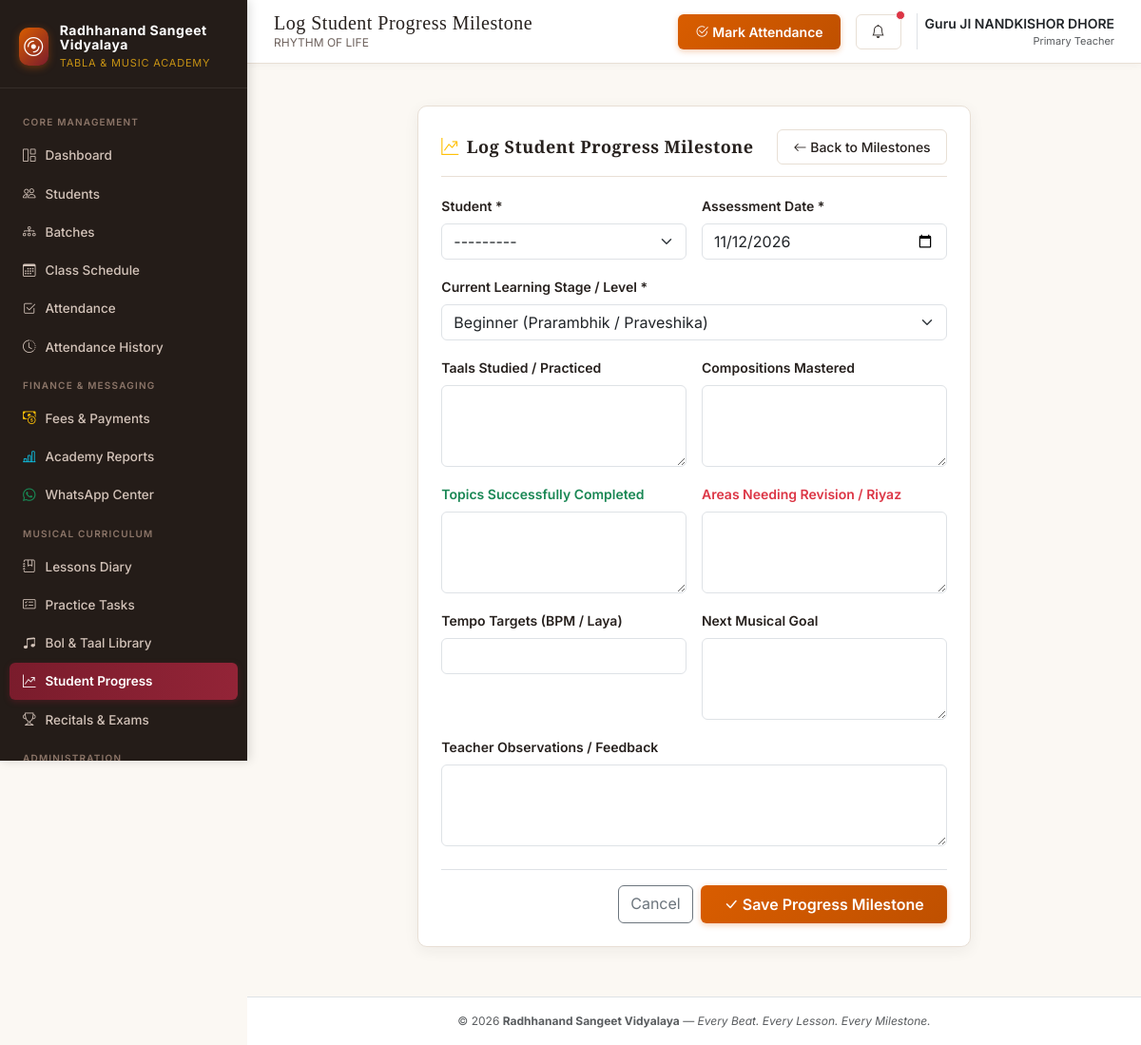
Screenshot of /progress/add/ (signed in) with the database file from the repository.
### academy/models.py (models this page shows, shortened)
class AcademySettings(models.Model):
    academy_name = models.CharField(max_length=200, default="Radhhanand Sangeet Vidyalaya")
    tagline = models.CharField(max_length=255, default="Every Beat. Every Lesson. Every Milestone.")
    teacher_name = models.CharField(max_length=150, default="Guru Ji")
    phone = models.CharField(max_length=25, blank=True, default="+91 98765 43210", help_text="Official academy contact phone")
    email = models.EmailField(blank=True, default="contact@radhhanand.org", help_text="Official academy email")
    address = models.TextField(blank=True, default="Radhhanand Sangeet Vidyalaya, India", help_text="Academy premises address")
    whatsapp_number = models.CharField(max_length=25, blank=True, default="+91 98765 43210", help_text="Official academy WhatsApp number")
    attendance_threshold = models.FloatField(
        default=75.0,
        help_text="Attendance percentage threshold below which alerts are flagged (e.g. 75%)"
    )
    consecutive_absence_threshold = models.PositiveIntegerField(
        default=3,
        help_text="Number of consecutive conducted sessions missed before an alert triggers"
    )
    currency_symbol = models.CharField(max_length=10, default="₹")
    date_format = models.CharField(max_length=30, default="YYYY-MM-DD")
    enable_fees = models.BooleanField(default=True, help_text="Enable or disable fee management module")
    enable_late_status = models.BooleanField(default=False, help_text="Enable 'Late' as an attendance status")
    default_class_duration = models.PositiveIntegerField(default=60, help_text="Default duration in minutes")
    updated_at = models.DateTimeField(auto_now=True)
    class Meta:
        verbose_name = "Academy Settings"
        verbose_name_plural = "Academy Settings"
    @classmethod
    def get_settings(cls):
        settings_obj = cls.objects.first()
        if not settings_obj:
            settings_obj = cls.objects.create(academy_name="Radhhanand Sangeet Vidyalaya")
        elif settings_obj.academy_name != "Radhhanand Sangeet Vidyalaya":
            settings_obj.academy_name = "Radhhanand Sangeet Vidyalaya"
            settings_obj.save(update_fields=['academy_name'])
        return settings_obj

class Student(models.Model):
    STATUS_CHOICES = [
        ('active', 'Active'),
        ('paused', 'Temporarily Paused'),
        ('discontinued', 'Discontinued'),
    ]
    LEVEL_CHOICES = [
        ('beginner', 'Beginner (Prarambhik / Praveshika)'),
        ('intermediate', 'Intermediate (Madhyama Purna)'),
        ('advanced', 'Advanced (Visharad)'),
        ('mastery', 'Mastery (Alankar / Kovid)'),
    ]
    student_id = models.CharField(max_length=40, unique=True, db_index=True)
    first_name = models.CharField(max_length=100)
    last_name = models.CharField(max_length=100)
    phone = models.CharField(max_length=25, blank=True)
    email = models.EmailField(blank=True)
    guardian_name = models.CharField(max_length=150, blank=True)
    guardian_phone = models.CharField(max_length=25, blank=True)
    guardian_whatsapp = models.CharField(max_length=25, blank=True, help_text="WhatsApp contact for class reminders & receipts")
    address = models.TextField(blank=True, help_text="Residential or correspondence address")
    monthly_fee = models.DecimalField(max_digits=10, decimal_places=2, default=Decimal('0.00'), help_text="Monthly tuition fee (₹)")
    date_of_birth = models.DateField(null=True, blank=True)
    enrollment_date = models.DateField(default=timezone.now)
    level = models.CharField(max_length=30, choices=LEVEL_CHOICES, default='beginner')
    status = models.CharField(max_length=30, choices=STATUS_CHOICES, default='active')
    is_archived = models.BooleanField(default=False, help_text="Archived student status")
    whatsapp_opt_out = models.BooleanField(default=False, help_text="Parent opted out of WhatsApp reminders & receipts")
    notes = models.TextField(blank=True)
    created_at = models.DateTimeField(auto_now_add=True)
    updated_at = models.DateTimeField(auto_now=True)
    class Meta:
        ordering = ['student_id']
    def __str__(self):
        return f"{self.student_id} - {self.full_name}"
    @property
    def full_name(self):
        return f"{self.first_name} {self.last_name}".strip()

### academy/views.py (the view)
# urls.py: path('progress/add/', views.progress_create, name='progress_create'),
@login_required
def progress_create(request):
    student_id = request.GET.get('student')
    initial = {}
    if student_id:
        student = get_object_or_404(Student, id=student_id)
        initial['student'] = student
        initial['current_level'] = student.level
    if request.method == 'POST':
        form = StudentProgressForm(request.POST)
        if form.is_valid():
            progress = form.save()
            messages.success(request, f"Progress milestone logged for {progress.student.full_name}.")
            return redirect('student_detail', student_id=progress.student.id)
    else:
        form = StudentProgressForm(initial=initial)
    return render(request, 'academy/progress/progress_form.html', {'form': form, 'title': 'Log Student Progress Milestone'})

### academy/templates/academy/progress/progress_form.html (shortened to what this page needs)
{% extends 'academy/base.html' %}
{% block page_title %}{{ title }}{% endblock %}
{% block content %}
<div class="row justify-content-center">
    <div class="col-12 col-lg-8">
        <div class="taal-card">
            <div class="taal-card-header">
                <h3 class="taal-card-title"><i class="bi bi-graph-up-arrow text-warning"></i> {{ title }}</h3>
                <a href="{% url 'progress_list' %}" class="btn btn-sm btn-taal-outline"><i class="bi bi-arrow-left"></i> Back to Milestones</a>
            </div>
            <form method="POST" novalidate>
                <div class="row g-3 mb-3">
                    <div class="col-12 col-md-6">
                        <label class="form-label small fw-semibold">Student *</label>
                        {{ form.student }}
                    </div>
                    <div class="col-12 col-md-6">
                        <label class="form-label small fw-semibold">Assessment Date *</label>
                        {{ form.date }}
                    </div>
                </div>
                <div class="mb-3">
                    <label class="form-label small fw-semibold">Current Learning Stage / Level *</label>
                    {{ form.current_level }}
                </div>
                <div class="row g-3 mb-3">
                    <div class="col-12 col-md-6">
                        <label class="form-label small fw-semibold">Taals Studied / Practiced</label>
                        {{ form.taals_studied }}
                    </div>
                    <div class="col-12 col-md-6">
                        <label class="form-label small fw-semibold">Compositions Mastered</label>
                        {{ form.compositions_studied }}
                    </div>
                </div>
                <div class="row g-3 mb-3">
                    <div class="col-12 col-md-6">
                        <label class="form-label small fw-semibold text-success">Topics Successfully Completed</label>
                        {{ form.topics_completed }}
                    </div>
                    <div class="col-12 col-md-6">
                        <label class="form-label small fw-semibold text-danger">Areas Needing Revision / Riyaz</label>
                        {{ form.topics_needing_revision }}
                    </div>
                </div>
                <div class="row g-3 mb-3">
                    <div class="col-12 col-md-6">
                        <label class="form-label small fw-semibold">Tempo Targets (BPM / Laya)</label>
                        {{ form.tempo_targets }}
                    </div>
                    <div class="col-12 col-md-6">
                        <label class="form-label small fw-semibold">Next Musical Goal</label>
                        {{ form.next_goal }}
                    </div>
                </div>
                <div class="mb-4">
                    <label class="form-label small fw-semibold">Teacher Observations / Feedback</label>
                    {{ form.feedback }}
                </div>
                <div class="d-flex justify-content-end gap-2 pt-3 border-top">
                    <a href="{% url 'progress_list' %}" class="btn btn-outline-secondary">Cancel</a>
                    <button type="submit" class="btn btn-taal-primary px-4"><i class="bi bi-check-lg"></i> Save Progress Milestone</button>
                </div>
            </form>
        </div>
    </div>
</div>
{% endblock %}

### academy/templates/academy/base.html (shortened to what this page needs)
{% load static %}
<!DOCTYPE html>
<html lang="en">
<head>
    <link href="https://cdn.jsdelivr.net/npm/bootstrap@5.3.3/dist/css/bootstrap.min.css" rel="stylesheet">
    <link rel="stylesheet" href="https://cdn.jsdelivr.net/npm/bootstrap-icons@1.11.3/font/bootstrap-icons.min.css">
    <link rel="stylesheet" href="{% static 'academy/css/taal.css' %}">
</head>
<body>
    <div class="app-container">
        {% if user.is_authenticated %}
        <aside class="app-sidebar no-print" id="appSidebar">
            <div class="sidebar-header d-flex justify-content-between align-items-center">
                <a href="{% url 'dashboard' %}" class="brand-badge text-decoration-none">
                    <div class="brand-icon">
                        <i class="bi bi-disc"></i>
                    </div>
                    <div>
                        <div class="brand-title" style="font-size: 14px; font-weight: 700; letter-spacing: 0.5px;">Radhhanand Sangeet Vidyalaya</div>
                        <div class="brand-subtitle" style="font-size: 11px; color: #C69214;">Tabla & Music Academy</div>
                    </div>
                </a>
            </div>
            <nav class="sidebar-nav">
                <div class="nav-section-title">Core Management</div>
                <a href="{% url 'dashboard' %}" class="nav-link-custom {% if request.resolver_match.url_name == 'dashboard' %}active{% endif %}">
                    <span class="nav-left"><i class="bi bi-grid-1x2"></i> Dashboard</span>
                </a>
                <a href="{% url 'student_list' %}" class="nav-link-custom {% if 'student' in request.resolver_match.url_name %}active{% endif %}">
                    <span class="nav-left"><i class="bi bi-people"></i> Students</span>
                </a>
                <a href="{% url 'batch_list' %}" class="nav-link-custom {% if 'batch' in request.resolver_match.url_name %}active{% endif %}">
                    <span class="nav-left"><i class="bi bi-diagram-3"></i> Batches</span>
                </a>
                <a href="{% url 'session_list' %}" class="nav-link-custom {% if 'session' in request.resolver_match.url_name %}active{% endif %}">
                    <span class="nav-left"><i class="bi bi-calendar3"></i> Class Schedule</span>
                </a>
                <a href="{% url 'attendance_hub' %}" class="nav-link-custom {% if request.resolver_match.url_name == 'attendance_hub' or request.resolver_match.url_name == 'attendance_mark' %}active{% endif %}">
                    <span class="nav-left"><i class="bi bi-check2-square"></i> Attendance</span>
                </a>
                <a href="{% url 'attendance_history' %}" class="nav-link-custom {% if request.resolver_match.url_name == 'attendance_history' or request.resolver_match.url_name == 'attendance_audit_list' %}active{% endif %}">
                    <span class="nav-left"><i class="bi bi-clock-history"></i> Attendance History</span>
                </a>
                <div class="nav-section-title">Finance & Messaging</div>
                <a href="{% url 'fee_dashboard' %}" class="nav-link-custom {% if 'fee' in request.resolver_match.url_name or 'payment' in request.resolver_match.url_name or 'receipt' in request.resolver_match.url_name %}active{% endif %}">
                    <span class="nav-left"><i class="bi bi-cash-coin text-warning"></i> Fees & Payments</span>
                </a>
                <a href="{% url 'attendance_reports' %}" class="nav-link-custom {% if 'report' in request.resolver_match.url_name %}active{% endif %}">
                    <span class="nav-left"><i class="bi bi-bar-chart-line text-info"></i> Academy Reports</span>
                </a>
                <a href="{% url 'whatsapp_hub' %}" class="nav-link-custom {% if 'whatsapp' in request.resolver_match.url_name %}active{% endif %}">
                    <span class="nav-left"><i class="bi bi-whatsapp text-success"></i> WhatsApp Center</span>
                </a>
                <div class="nav-section-title">Musical Curriculum</div>
                <a href="{% url 'lesson_list' %}" class="nav-link-custom {% if 'lesson' in request.resolver_match.url_name %}active{% endif %}">
                    <span class="nav-left"><i class="bi bi-journal-bookmark"></i> Lessons Diary</span>
                </a>
                <a href="{% url 'assignment_list' %}" class="nav-link-custom {% if 'assignment' in request.resolver_match.url_name %}active{% endif %}">
                    <span class="nav-left"><i class="bi bi-card-checklist"></i> Practice Tasks</span>
                </a>
                <a href="{% url 'taal_list' %}" class="nav-link-custom {% if 'library' in request.resolver_match.url_name or 'taal' in request.resolver_match.url_name or 'composition' in request.resolver_match.url_name %}active{% endif %}">
                    <span class="nav-left"><i class="bi bi-music-note-beamed"></i> Bol & Taal Library</span>
                </a>
                <a href="{% url 'progress_list' %}" class="nav-link-custom {% if 'progress' in request.resolver_match.url_name %}active{% endif %}">
                    <span class="nav-left"><i class="bi bi-graph-up-arrow"></i> Student Progress</span>
                </a>
                <a href="{% url 'performance_list' %}" class="nav-link-custom {% if 'performance' in request.resolver_match.url_name or 'exam' in request.resolver_match.url_name %}active{% endif %}">
                    <span class="nav-left"><i class="bi bi-trophy"></i> Recitals & Exams</span>
                </a>
                <div class="nav-section-title">Administration</div>
            </nav>
        </aside>
        {% endif %}
        <div class="app-main">
            {% if user.is_authenticated %}
            <header class="app-topbar no-print">
                <div class="d-flex align-items-center gap-3">
                    <div class="topbar-title-area">
                        <h2>{% block page_title %}{{ academy_settings.academy_name }}{% endblock %}</h2>
                        <p class="d-none d-sm-block">{{ academy_settings.tagline }}</p>
                    </div>
                </div>
                <div class="topbar-actions">
                    <a href="{% url 'attendance_hub' %}" class="btn btn-sm btn-taal-primary d-none d-sm-inline-flex align-items-center gap-1">
                        <i class="bi bi-check2-circle"></i> Mark Attendance
                    </a>
                    <a href="{% url 'alert_list' %}" class="btn btn-sm btn-taal-outline position-relative" aria-label="Alerts">
                        <i class="bi bi-bell"></i>
                        {% if unread_alerts_count > 0 %}
                        <span class="position-absolute top-0 start-100 translate-middle p-1 bg-danger border border-light rounded-circle"></span>
                        {% endif %}
                    </a>
                    <div class="d-flex align-items-center gap-2 ps-2 border-start">
                        <div class="text-end d-none d-md-block">
                            <div class="small fw-semibold text-dark">{{ academy_settings.teacher_name }}</div>
                            <div class="text-muted" style="font-size: 11px;">Primary Teacher</div>
                        </div>
                    </div>
                </div>
            </header>
            {% endif %}
            <div class="container-fluid px-3 px-sm-4 pt-3 no-print">
            </div>
            <main class="page-content">
                {% block content %}{% endblock %}
            </main>
            <footer class="text-center py-3 text-muted border-top bg-white mt-auto no-print" style="font-size: 12px;">
                <div class="container">
                    &copy; {{ current_year }} <strong>{{ academy_settings.academy_name }}</strong> &mdash; <em>Every Beat. Every Lesson. Every Milestone.</em>
                </div>
            </footer>
        </div>
    </div>
</body>
</html>

### rows the page displays
AcademySettings: tagline "RHYTHM OF LIFE", teacher_name "Guru JI NANDKISHOR DHORE", academy_name "Radhhanand Sangeet Vidyalaya"
Student: student "---------"

### other values shown
{{ title }} "Log Student Progress Milestone"
